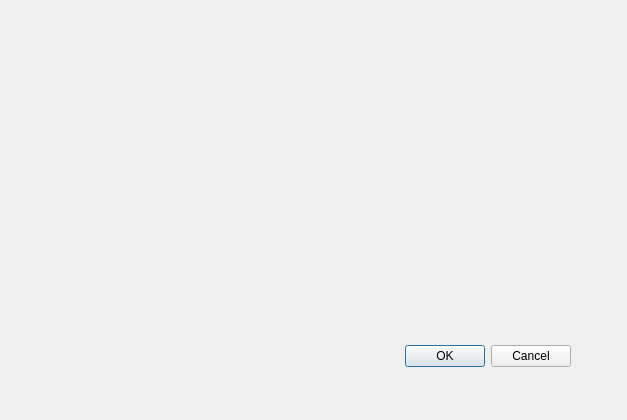
<?xml version="1.0" encoding="UTF-8"?>
<ui version="4.0">
 <class>Dialog</class>
 <widget class="QDialog" name="Dialog">
  <property name="geometry">
   <rect>
    <x>0</x>
    <y>0</y>
    <width>627</width>
    <height>420</height>
   </rect>
  </property>
  <property name="windowTitle">
   <string>Dialog</string>
  </property>
  <widget class="QDialogButtonBox" name="buttonBox">
   <property name="geometry">
    <rect>
     <x>230</x>
     <y>340</y>
     <width>341</width>
     <height>32</height>
    </rect>
   </property>
   <property name="orientation">
    <enum>Qt::Horizontal</enum>
   </property>
   <property name="standardButtons">
    <set>QDialogButtonBox::Cancel|QDialogButtonBox::Ok</set>
   </property>
  </widget>
 </widget>
 <resources/>
 <connections>
  <connection>
   <sender>buttonBox</sender>
   <signal>accepted()</signal>
   <receiver>Dialog</receiver>
   <slot>accept()</slot>
   <hints>
    <hint type="sourcelabel">
     <x>248</x>
     <y>254</y>
    </hint>
    <hint type="destinationlabel">
     <x>157</x>
     <y>274</y>
    </hint>
   </hints>
  </connection>
  <connection>
   <sender>buttonBox</sender>
   <signal>rejected()</signal>
   <receiver>Dialog</receiver>
   <slot>reject()</slot>
   <hints>
    <hint type="sourcelabel">
     <x>316</x>
     <y>260</y>
    </hint>
    <hint type="destinationlabel">
     <x>286</x>
     <y>274</y>
    </hint>
   </hints>
  </connection>
 </connections>
</ui>
